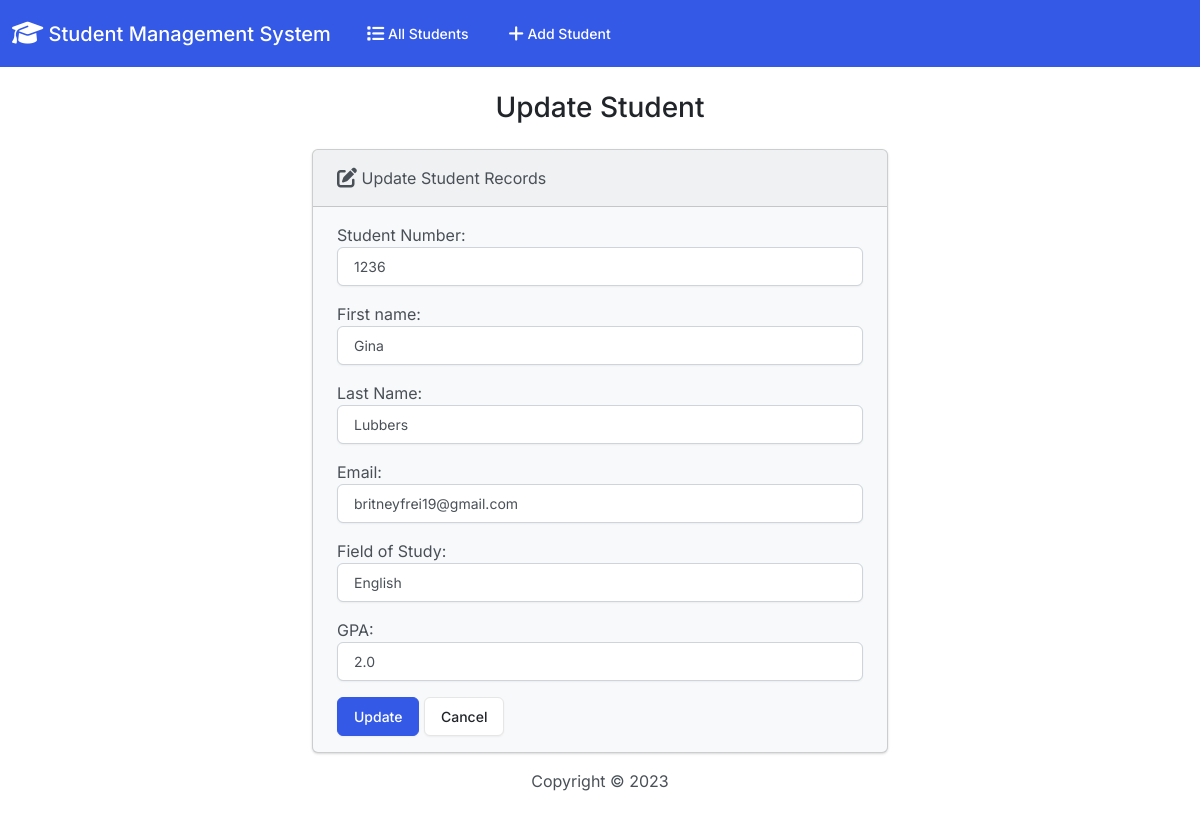
The page /edit/3/ on the database its author committed.
### students/models.py (models this page shows, shortened)
class Student(models.Model):
    student_number = models.PositiveBigIntegerField()
    first_name = models.CharField(max_length=50)
    last_name = models.CharField(max_length=50)
    email = models.EmailField(max_length=100)
    field_of_study = models.CharField(max_length=50)
    gpa = models.FloatField()

### students/views.py (the view)
# urls.py: path("edit/<int:id>/", views.edit, name="edit"),
def edit(request, id):
    if request.method == "POST":
        student = Student.objects.get(pk=id)
        form = StudentForm(request.POST, instance=student)
        if form.is_valid():
            form.save()
            return render(
                request, "students/edit.html", {"form": form, "success": True}
            )
    else:
        student = Student.objects.get(pk=id)
        form = StudentForm(instance=student)
    return render(request, "students/edit.html", {"form": form})

### students/forms.py
class StudentForm(forms.ModelForm):
    class Meta:
        model = Student
        fields = [
            "student_number",
            "first_name",
            "last_name",
            "email",
            "field_of_study",
            "gpa",
        ]
        labels = {
            "student_number": "Student Number",
            "first_name": "First name",
            "last_name": "Last Name",
            "email": "Email",
            "field_of_study": "Field of Study",
            "gpa": "GPA",
        }
        widgets = {
            "student_number": forms.NumberInput(attrs={"class": "form-control"}),
            "first_name": forms.TextInput(attrs={"class": "form-control"}),
            "last_name": forms.TextInput(attrs={"class": "form-control"}),
            "email": forms.TextInput(attrs={"class": "form-control"}),
            "field_of_study": forms.TextInput(attrs={"class": "form-control"}),
            "gpa": forms.NumberInput(attrs={"class": "form-control"}),
        }

### students/templates/students/edit.html
{% extends 'students/base.html' %} {% block body %}
<h3 class="text-center m-4">Update Student</h3>
{% if success %}
<div class="alert alert-success" role="alert">
  The student updated sucessfully.
  <a href="{% url 'index' %}" class="alert-link">Go to Home Page</a>
</div>
{% else %}
<div class="row justify-content-center">
  <div class="col-6">
    <div class="card bg-light mb-3">
      <div class="card-header">
        <i class="fa-solid fa-pen-to-square fa-lg"></i> Update Student Records
      </div>
      <div class="card-body">
        <form action="" method="POST">
          {% csrf_token %} {{ form.as_p }}
          <button type="submit" class="btn btn-primary">Update</button>
          <a href="{% url 'index' %}" class="btn btn-secondary">Cancel</a>
        </form>
      </div>
    </div>
  </div>
</div>
{% endif %} {% endblock body %}

### rows shown on the page
Student: student_number "1236", first_name "Gina", last_name "Lubbers", email "britneyfrei19@gmail.com", field_of_study "English", gpa "2.0"
